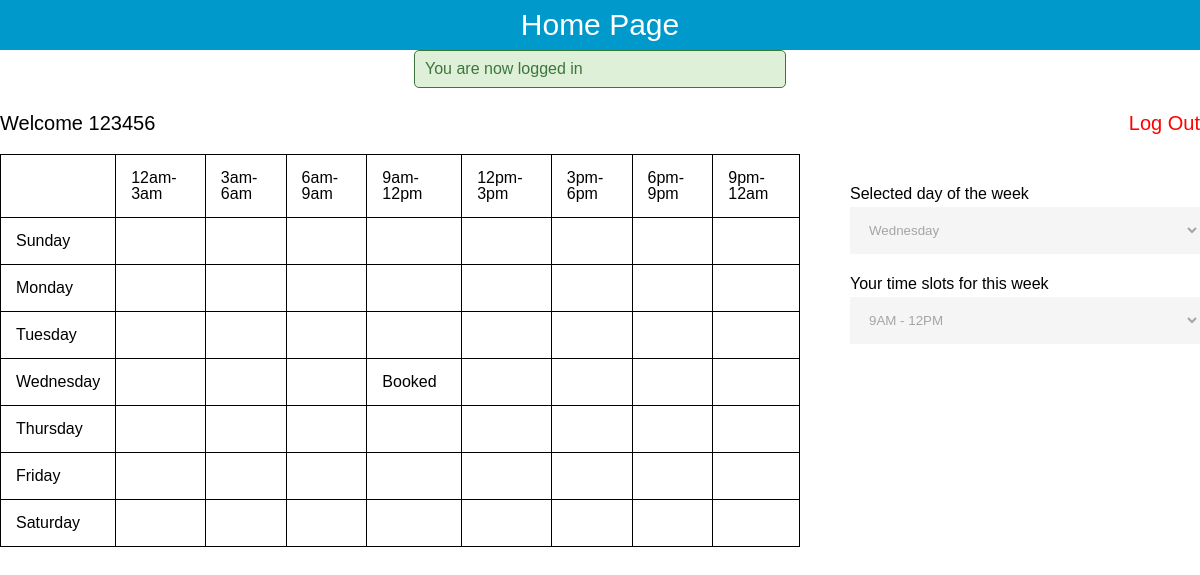
/index.php (signed in), run on the app's committed database.
### tables this page shows
CREATE TABLE `day` (
  `id` int(11) NOT NULL,
  `days` varchar(255) NOT NULL,
  `slot1` varchar(255) NOT NULL,
  `slot2` varchar(255) NOT NULL,
  `slot3` varchar(255) NOT NULL,
  `slot4` varchar(255) NOT NULL,
  `slot5` varchar(255) NOT NULL,
  `slot6` varchar(255) NOT NULL,
  `slot7` varchar(255) NOT NULL,
  `slot8` varchar(255) NOT NULL
);

CREATE TABLE `users` (
  `id` int(11) NOT NULL,
  `email` varchar(255) NOT NULL,
  `user_id` varchar(255) NOT NULL,
  `password` varchar(255) NOT NULL,
  `slots` varchar(255) DEFAULT NULL,
  `day` varchar(255) DEFAULT NULL
);

### index.php (the view, shortened to what this page needs)
<?php
  include('server.php');
?>
<!DOCTYPE html>
<html>
<head>
	<link rel="stylesheet" type="text/css" href="style.css">
</head>
<body>
<div class="content">
    <div class="header">
      <h2 style="background-color: #0099cc; padding:10px; font-size: 30px; color: #fff; text-align: center;">Home Page</h2>
    </div>
  	<?php if (isset($_SESSION['success'])) : ?>
      <div class="error success" >
      	<h3>
          <?php
          	echo $_SESSION['success'];
          ?>
      	</h3>
      </div>
  	<?php endif ?>
    <?php  if (isset($_SESSION['user_id'])) : ?>
      <p style="font-size: 20px; padding: 5px 0px;">Welcome <b><?php echo $_SESSION['user_id']; ?></b> <a href="index.php?logout='1'" style="color: red; float: right;">Log Out</a> </p>
      <br/>
      <table class="indexTable">
        <tr>
          <td></td>
          <td>12am-3am</td>
          <td>3am-6am</td>
          <td>6am-9am</td>
          <td>9am-12pm</td>
          <td>12pm-3pm</td>
          <td>3pm-6pm</td>
          <td>6pm-9pm</td>
          <td>9pm-12am</td>
        </tr>
      <?php
        $user_id = $_SESSION['user_id'];
        $fetch = "SELECT * FROM users WHERE user_id='$user_id'";
        $done = mysqli_query($db,$fetch);
        $row=mysqli_fetch_array($done);
        $day = $row['day'];
        $slots = $row['slots'];
        $query = "SELECT * FROM day";
        $result = mysqli_query($db,$query);
        while ($rows=mysqli_fetch_array($result)) {
          if ($day == $rows['days']) {
            if ($slots == "slot4") {
              $sql = "UPDATE day SET slot4='Booked' WHERE days='$day'";
              mysqli_query($db, $sql);
            }
          }
      ?>
        <tr>
          <td><?php echo $rows['days'];?></td>
          <td><?php if ($rows['slot1']!=NULL) {echo "Booked";}?></td>
          <td><?php if ($rows['slot2']!=NULL) {echo "Booked";}?></td>
          <td><?php if ($rows['slot3']!=NULL) {echo "Booked";}?></td>
          <td><?php if ($rows['slot4']!=NULL) {echo "Booked";}?></td>
          <td><?php if ($rows['slot5']!=NULL) {echo "Booked";}?></td>
          <td><?php if ($rows['slot6']!=NULL) {echo "Booked";}?></td>
          <td><?php if ($rows['slot7']!=NULL) {echo "Booked";}?></td>
          <td><?php if ($rows['slot8']!=NULL) {echo "Booked";}?></td>
        </tr>
      <?php
      } ?>
      </table>
    <br><br>
      <?php
        $user_id = $_SESSION['user_id'];
        $query = "SELECT * FROM users WHERE user_id='$user_id'";
        $result = mysqli_query($db,$query);
        while ($rows=mysqli_fetch_array($result)) {
          if (($rows['day'] && $rows['slots']) == NULL) {
      ?>
        <form method="post" action="index.php" class="indexForm">
          <?php include('errors.php'); ?>
          <br/>
          <input type="hidden" name="user_id" value="<?php echo $user_id?>">
          <label for="Time slots"><b>Select a day of the week</b></label>
          <select name="day">
            <option value="0" <?php if ($rows['day']==NULL){?> selected <?php }?>>Select time</option>
            <option value="Sunday" <?php if ($rows['day']=="Sunday"){?> selected <?php }?>>Sunday</option>
            <option value="Monday" <?php if ($rows['day']=="Monday"){?> selected <?php }?>>Monday</option>
            <option value="Tuesday" <?php if ($rows['day']=="Tuesday"){?> selected <?php }?>>Tuesday</option>
            <option value="Wednesday" <?php if ($rows['day']=="Wednesday"){?> selected <?php }?>>Wednesday</option>
            <option value="Thursday" <?php if ($rows['day']=="Thursday"){?> selected <?php }?>>Thursday</option>
            <option value="Friday" <?php if ($rows['day']=="Friday"){?> selected <?php }?>>Friday</option>
            <option value="Saturday" <?php if ($rows['day']=="Saturday"){?> selected <?php }?>>Saturday</option>
          </select>
          <label for="Time slots"><b>Your time slots for this week</b></label>
          <select name="slots">
            <option value="0" <?php if ($rows['slots']==NULL){?> selected <?php }?>>Select time</option>
            <option value="slot1" <?php if ($rows['slots']=="slot1"){?> selected <?php }?>>12AM - 3AM</option>
            <option value="slot2" <?php if ($rows['slots']=="slot2"){?> selected <?php }?>>3AM - 6AM</option>
            <option value="slot3" <?php if ($rows['slots']=="slot3"){?> selected <?php }?>>6AM - 9AM</option>
            <option value="slot4" <?php if ($rows['slots']=="slot4"){?> selected <?php }?>>9AM - 12PM</option>
            <option value="slot5" <?php if ($rows['slots']=="slot5"){?> selected <?php }?>>12PM - 3PM</option>
            <option value="slot6" <?php if ($rows['slots']=="slot6"){?> selected <?php }?>>3PM - 6PM</option>
            <option value="slot7" <?php if ($rows['slots']=="slot7"){?> selected <?php }?>>6PM - 9PM</option>
            <option value="slot8" <?php if ($rows['slots']=="slot8"){?> selected <?php }?>>9PM - 12AM</option>
          </select>
          <button type="submit" class="signupbtn" name="reg_slots">Submit</button>
        </form>
    <?php }else{
    ?>
        <form class="indexForm">
          <label for="Time slots"><b>Selected day of the week</b></label>
          <select name="day" disabled="disabled">
            <option value="Wednesday" <?php if ($rows['day']=="Wednesday"){?> selected <?php }?>>Wednesday</option>
          </select>
          <label for="Time slots"><b>Your time slots for this week</b></label>
          <select name="slots" disabled="disabled">
            <option value="slot4" <?php if ($rows['slots']=="slot4"){?> selected <?php }?>>9AM - 12PM</option>
          </select>
        </form>
      <?php
          }
        }?>
    <?php endif ?>
</div>
</body>
</html>

### style.css (style rules this page uses)
html, body, div, span, applet, object, iframe, h1, h2, h3, h4, h5, h6, p, blockquote, pre, a, abbr, acronym, address, big, cite, code, del, dfn, em, img, ins, kbd, q, s, samp, small, strike, strong, sub, sup, tt, var, b, u, i, center, dl, dt, dd, ol, ul, li, fieldset, form, label, legend, table, caption, tbody, tfoot, thead, tr, th, td, article, aside, canvas, details, embed, figure, figcaption, footer, header, hgroup, menu, nav, output, ruby, section, summary, time, mark, audio, video { margin: 0; padding: 0; border: 0; font-size: 100%; font: inherit; vertical-align: baseline; }
body { line-height: 1; }
table { border-collapse: collapse; border-spacing: 0; }
body { font-family: Arial, Helvetica, sans-serif; }
.content { width: 1200px; margin:0 auto; }
.indexTable { float: left; }
.indexForm { width: 350px; float: right; }
input[type=text], input[type=password], input[type=email], select { width: 320px; padding: 15px; margin: 5px 0 22px 0; display: inline-block; border: none; background: #f1f1f1; }
select { width: 350px; }
a { text-decoration: none; color:##1644c7; }
.error { width: 350px; margin: 0px auto; padding: 10px; border: 1px solid #a94442; color: #a94442; background: #f2dede; border-radius: 5px; text-align: left; }
.success { color: #3c763d; background: #dff0d8; border: 1px solid #3c763d; margin-bottom: 20px; }
table { width:800px; }
table, th, td { border: 1px solid black; border-collapse: collapse; }
th, td { padding: 15px; text-align: left; }

### data on the page
day: days "Sunday"
day: days "Monday"
day: days "Tuesday"
day: days "Wednesday", slot4 "Booked"
day: days "Thursday"
day: days "Friday"
day: days "Saturday"
users: day "Wednesday", slots "9AM - 12PM"

### other printed values
$_SESSION['success'] "You are now logged in"
$_SESSION['user_id'] "123456"
